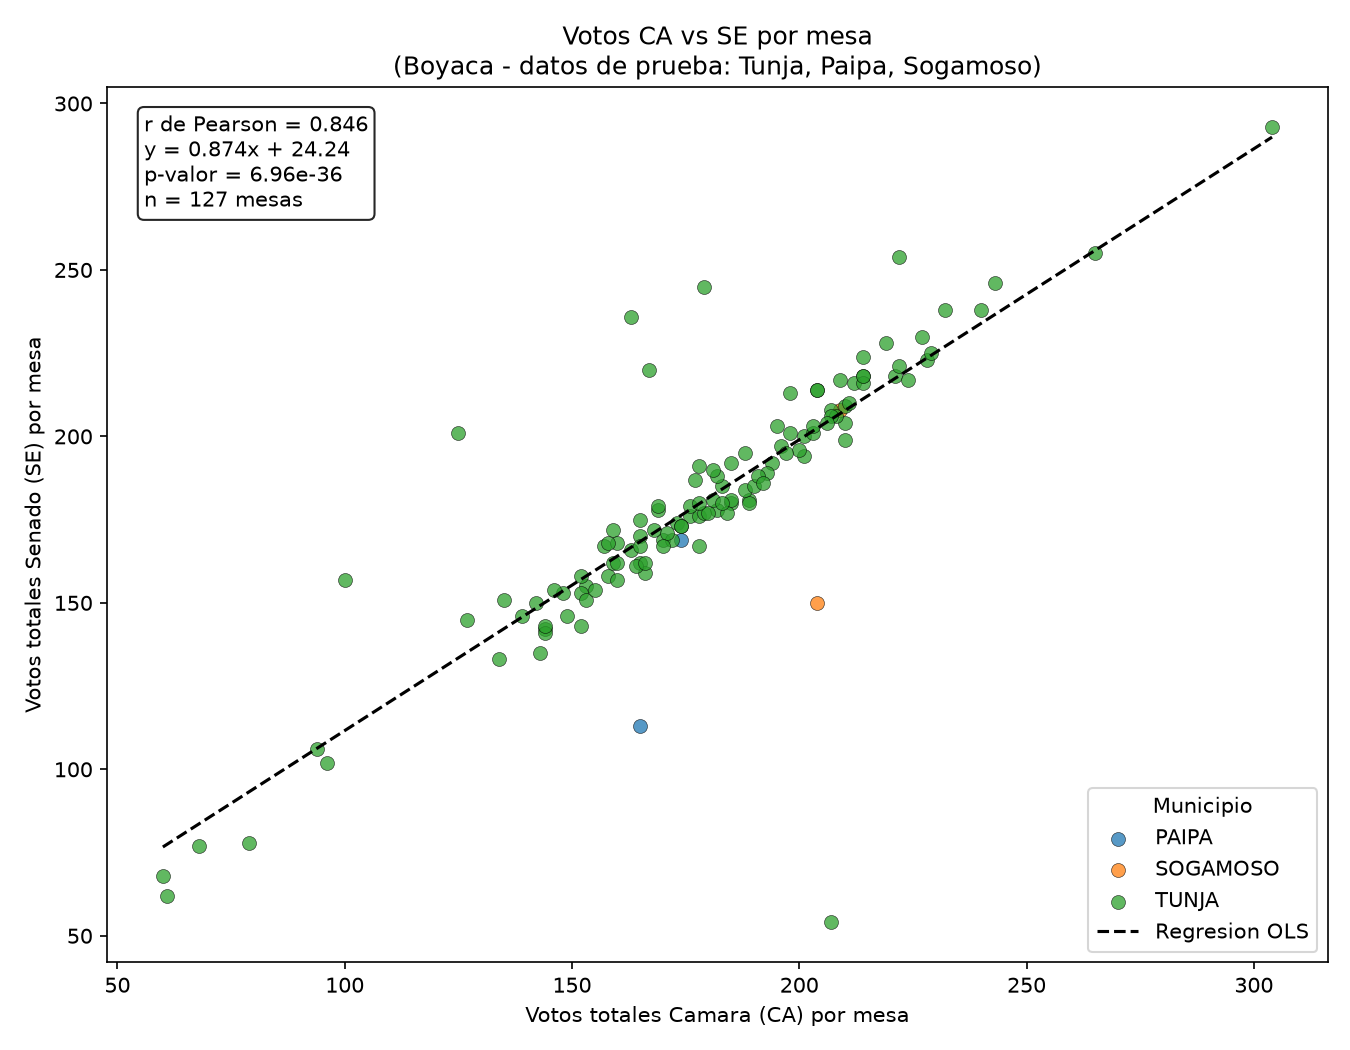

Recreate this plot in Python.
"""
5.2 - Scatter CA vs SE por mesa.

Cada punto = una mesa (total de votos CA vs total de votos SE en esa mesa).
Color por municipio. Incluye linea de regresion OLS y r de Pearson anotado.

Salida: viz/scatter_ca_se.png
"""
import os
import sqlite3

import matplotlib.pyplot as plt
import numpy as np
import pandas as pd
import seaborn as sns
from scipy import stats

BASE_DIR = os.path.dirname(os.path.dirname(os.path.abspath(__file__)))
DB_PATH = os.path.join(BASE_DIR, "carga_log.db")
OUT_PATH = os.path.join(BASE_DIR, "viz", "scatter_ca_se.png")


def cargar_datos(conn):
    query = """
        SELECT
            me.codigo_mesa AS codigo_mesa,
            m.nombre AS municipio,
            co.codigo AS corporacion,
            SUM(rv.votos) AS votos
        FROM resultados_votacion rv
        JOIN corporacion co ON co.id = rv.corporacion_id
        JOIN municipio m ON m.id = rv.municipio_id
        JOIN mesa me ON me.id = rv.mesa_id
        GROUP BY me.codigo_mesa, m.nombre, co.codigo
    """
    df = pd.read_sql(query, conn)
    pivot = (
        df.pivot_table(
            index=["codigo_mesa", "municipio"], columns="corporacion", values="votos"
        )
        .reset_index()
        .dropna(subset=["CA", "SE"])
    )
    return pivot


def main():
    conn = sqlite3.connect(DB_PATH)
    df = cargar_datos(conn)
    conn.close()

    x = df["CA"].values
    y = df["SE"].values

    # Regresion OLS y correlacion de Pearson
    slope, intercept, r_value, p_value, std_err = stats.linregress(x, y)

    fig, ax = plt.subplots(figsize=(9, 7))

    municipios = sorted(df["municipio"].unique())
    palette = dict(zip(municipios, sns.color_palette("tab10", len(municipios))))

    for mun in municipios:
        sub = df[df["municipio"] == mun]
        ax.scatter(
            sub["CA"], sub["SE"], label=mun, color=palette[mun], alpha=0.75, s=45, edgecolor="k", linewidth=0.3
        )

    x_line = np.linspace(x.min(), x.max(), 100)
    y_line = slope * x_line + intercept
    ax.plot(x_line, y_line, color="black", linestyle="--", linewidth=1.5, label="Regresion OLS")

    ax.annotate(
        f"r de Pearson = {r_value:.3f}\n"
        f"y = {slope:.3f}x + {intercept:.2f}\n"
        f"p-valor = {p_value:.2e}\n"
        f"n = {len(df)} mesas",
        xy=(0.03, 0.97),
        xycoords="axes fraction",
        va="top",
        ha="left",
        fontsize=10,
        bbox=dict(boxstyle="round", facecolor="white", alpha=0.85),
    )

    ax.set_xlabel("Votos totales Camara (CA) por mesa")
    ax.set_ylabel("Votos totales Senado (SE) por mesa")
    ax.set_title(
        "Votos CA vs SE por mesa\n(Boyaca - datos de prueba: Tunja, Paipa, Sogamoso)",
        fontsize=12,
    )
    ax.legend(title="Municipio")
    plt.tight_layout()
    plt.savefig(OUT_PATH, dpi=150)
    print(f"Scatter guardado en: {OUT_PATH}")


if __name__ == "__main__":
    main()
